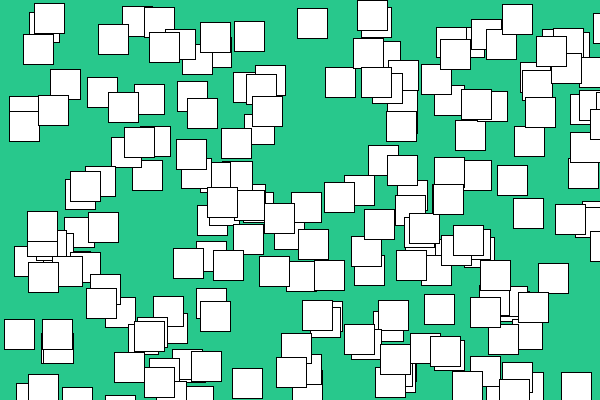
Frame 1 (no input)
Frame 60 (the mouse pressed at the canvas centre just before this capture): identical to frame 1, image omitted
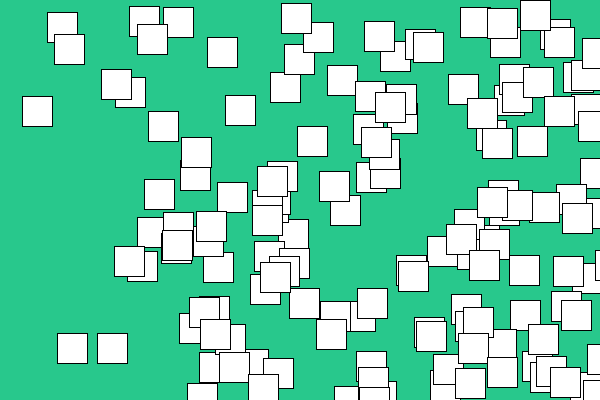
Frame 120 (the mouse held since frame 60 and released just before this capture)

The Processing sketch that drew these frames (run headless with seeded random() and noise(); from frame 60 on, the mouse is pressed at the canvas centre):

// Processing sketch: processing_115272
// ── processing_115272.pde

int num_squares = 200;
int[] x_values = new int[num_squares];
int[] y_values = new int[num_squares]; 
void setup() {
  size(600, 400);
  for (int i = 0; i<x_values.length; i++) {
    x_values[i] = int( random(width) );
    y_values[i] = int( random(height) );
  }
}
void draw() {
  background(40, 200, 140);
  for (int i = 0; i<x_values.length; i++) {
    rect(x_values[i]+(mouseX*.005)*i, y_values[i], 30, 30);
  }
}
